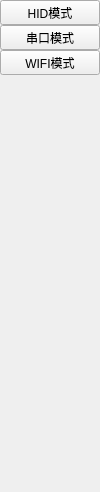
        <widget class="QWidget" name="widgetLeftConfig" native="true">
         <property name="maximumSize">
          <size>
           <width>100</width>
           <height>16777215</height>
          </size>
         </property>
         <layout class="QVBoxLayout" name="verticalLayout_3">
          <property name="spacing">
           <number>0</number>
          </property>
          <property name="leftMargin">
           <number>0</number>
          </property>
          <property name="topMargin">
           <number>0</number>
          </property>
          <property name="rightMargin">
           <number>0</number>
          </property>
          <property name="bottomMargin">
           <number>0</number>
          </property>
          <item>
           <widget class="QToolButton" name="tbtnConfig1">
            <property name="sizePolicy">
             <sizepolicy hsizetype="Expanding" vsizetype="Fixed">
              <horstretch>0</horstretch>
              <verstretch>0</verstretch>
             </sizepolicy>
            </property>
            <property name="text">
             <string>HID模式</string>
            </property>
           </widget>
          </item>
          <item>
           <widget class="QToolButton" name="tbtnConfig2">
            <property name="sizePolicy">
             <sizepolicy hsizetype="Expanding" vsizetype="Fixed">
              <horstretch>0</horstretch>
              <verstretch>0</verstretch>
             </sizepolicy>
            </property>
            <property name="text">
             <string>串口模式</string>
            </property>
           </widget>
          </item>
          <item>
           <widget class="QToolButton" name="tbtnConfig3">
            <property name="sizePolicy">
             <sizepolicy hsizetype="Expanding" vsizetype="Fixed">
              <horstretch>0</horstretch>
              <verstretch>0</verstretch>
             </sizepolicy>
            </property>
            <property name="text">
             <string>WIFI模式</string>
            </property>
           </widget>
          </item>
          <item>
           <spacer name="verticalSpacer_3">
            <property name="orientation">
             <enum>Qt::Vertical</enum>
            </property>
            <property name="sizeHint" stdset="0">
             <size>
              <width>20</width>
              <height>417</height>
             </size>
            </property>
           </spacer>
          </item>
         </layout>
        </widget>
